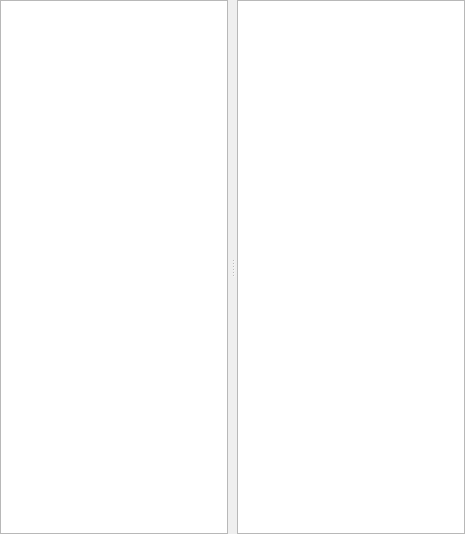
<?xml version="1.0" encoding="UTF-8"?>
<ui version="4.0">
 <class>RuntimeMonitorWidget</class>
 <widget class="QWidget" name="RuntimeMonitorWidget">
  <property name="geometry">
   <rect>
    <x>0</x>
    <y>0</y>
    <width>465</width>
    <height>534</height>
   </rect>
  </property>
  <property name="windowTitle">
   <string>Runtime Monitor</string>
  </property>
  <layout class="QVBoxLayout">
   <property name="spacing">
    <number>0</number>
   </property>
   <property name="margin">
    <number>0</number>
   </property>
   <item>
    <widget class="QSplitter" name="splitter">
     <property name="orientation">
      <enum>Qt::Horizontal</enum>
     </property>
     <property name="handleWidth">
      <number>9</number>
     </property>
     <widget class="QTreeWidget" name="tree_widget">
      <attribute name="headerVisible">
       <bool>false</bool>
      </attribute>
      <column>
       <property name="text">
        <string notr="true">1</string>
       </property>
      </column>
     </widget>
     <widget class="QTextBrowser" name="html_browser"/>
    </widget>
   </item>
  </layout>
 </widget>
 <resources/>
 <connections/>
</ui>
